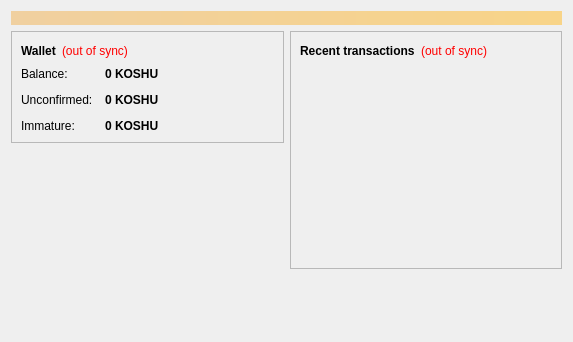
<?xml version="1.0" encoding="UTF-8"?>
<ui version="4.0">
 <class>OverviewPage</class>
 <widget class="QWidget" name="OverviewPage">
  <property name="geometry">
   <rect>
    <x>0</x>
    <y>0</y>
    <width>573</width>
    <height>342</height>
   </rect>
  </property>
  <property name="windowTitle">
   <string>Form</string>
  </property>
  <layout class="QVBoxLayout" name="topLayout">
   <item>
    <widget class="QLabel" name="labelAlerts">
     <property name="visible">
      <bool>false</bool>
     </property>
     <property name="styleSheet">
      <string notr="true">background-color: qlineargradient(x1: 0, y1: 0, x2: 1, y2: 0, stop:0 #F0D0A0, stop:1 #F8D488); color:#000000;</string>
     </property>
     <property name="wordWrap">
      <bool>true</bool>
     </property>
     <property name="margin">
      <number>3</number>
     </property>
    </widget>
   </item>
   <item>
    <layout class="QHBoxLayout" name="horizontalLayout" stretch="1,1">
     <item>
      <layout class="QVBoxLayout" name="verticalLayout_2">
       <item>
        <widget class="QFrame" name="frame">
         <property name="frameShape">
          <enum>QFrame::StyledPanel</enum>
         </property>
         <property name="frameShadow">
          <enum>QFrame::Raised</enum>
         </property>
         <layout class="QVBoxLayout" name="verticalLayout_4">
          <item>
           <layout class="QHBoxLayout" name="horizontalLayout_4">
            <item>
             <widget class="QLabel" name="label_5">
              <property name="font">
               <font>
                <weight>75</weight>
                <bold>true</bold>
               </font>
              </property>
              <property name="text">
               <string>Wallet</string>
              </property>
             </widget>
            </item>
            <item>
             <widget class="QLabel" name="labelWalletStatus">
              <property name="toolTip">
               <string>The displayed information may be out of date. Your wallet automatically synchronizes with the KoshuCoin network after a connection is established, but this process has not completed yet.</string>
              </property>
              <property name="styleSheet">
               <string notr="true">QLabel { color: red; }</string>
              </property>
              <property name="text">
               <string notr="true">(out of sync)</string>
              </property>
              <property name="alignment">
               <set>Qt::AlignLeading|Qt::AlignLeft|Qt::AlignVCenter</set>
              </property>
             </widget>
            </item>
            <item>
             <spacer name="horizontalSpacer_2">
              <property name="orientation">
               <enum>Qt::Horizontal</enum>
              </property>
              <property name="sizeHint" stdset="0">
               <size>
                <width>40</width>
                <height>20</height>
               </size>
              </property>
             </spacer>
            </item>
           </layout>
          </item>
          <item>
           <layout class="QFormLayout" name="formLayout_2">
            <property name="fieldGrowthPolicy">
             <enum>QFormLayout::AllNonFixedFieldsGrow</enum>
            </property>
            <property name="horizontalSpacing">
             <number>12</number>
            </property>
            <property name="verticalSpacing">
             <number>12</number>
            </property>
            <item row="0" column="0">
             <widget class="QLabel" name="label">
              <property name="text">
               <string>Balance:</string>
              </property>
             </widget>
            </item>
            <item row="0" column="1">
             <widget class="QLabel" name="labelBalance">
              <property name="font">
               <font>
                <weight>75</weight>
                <bold>true</bold>
               </font>
              </property>
              <property name="cursor">
               <cursorShape>IBeamCursor</cursorShape>
              </property>
              <property name="toolTip">
               <string>Your current balance</string>
              </property>
              <property name="text">
               <string notr="true">0 KOSHU</string>
              </property>
              <property name="textInteractionFlags">
               <set>Qt::LinksAccessibleByMouse|Qt::TextSelectableByKeyboard|Qt::TextSelectableByMouse</set>
              </property>
             </widget>
            </item>
            <item row="1" column="0">
             <widget class="QLabel" name="label_3">
              <property name="text">
               <string>Unconfirmed:</string>
              </property>
             </widget>
            </item>
            <item row="1" column="1">
             <widget class="QLabel" name="labelUnconfirmed">
              <property name="font">
               <font>
                <weight>75</weight>
                <bold>true</bold>
               </font>
              </property>
              <property name="cursor">
               <cursorShape>IBeamCursor</cursorShape>
              </property>
              <property name="toolTip">
               <string>Total of transactions that have yet to be confirmed, and do not yet count toward the current balance</string>
              </property>
              <property name="text">
               <string notr="true">0 KOSHU</string>
              </property>
              <property name="textInteractionFlags">
               <set>Qt::LinksAccessibleByMouse|Qt::TextSelectableByKeyboard|Qt::TextSelectableByMouse</set>
              </property>
             </widget>
            </item>
            <item row="2" column="0">
             <widget class="QLabel" name="labelImmatureText">
              <property name="text">
               <string>Immature:</string>
              </property>
             </widget>
            </item>
            <item row="2" column="1">
             <widget class="QLabel" name="labelImmature">
              <property name="font">
               <font>
                <weight>75</weight>
                <bold>true</bold>
               </font>
              </property>
              <property name="toolTip">
               <string>Mined balance that has not yet matured</string>
              </property>
              <property name="text">
               <string notr="true">0 KOSHU</string>
              </property>
              <property name="textInteractionFlags">
               <set>Qt::LinksAccessibleByMouse|Qt::TextSelectableByKeyboard|Qt::TextSelectableByMouse</set>
              </property>
             </widget>
            </item>
           </layout>
          </item>
         </layout>
        </widget>
       </item>
       <item>
        <spacer name="verticalSpacer">
         <property name="orientation">
          <enum>Qt::Vertical</enum>
         </property>
         <property name="sizeHint" stdset="0">
          <size>
           <width>20</width>
           <height>40</height>
          </size>
         </property>
        </spacer>
       </item>
      </layout>
     </item>
     <item>
      <layout class="QVBoxLayout" name="verticalLayout_3">
       <item>
        <widget class="QFrame" name="frame_2">
         <property name="frameShape">
          <enum>QFrame::StyledPanel</enum>
         </property>
         <property name="frameShadow">
          <enum>QFrame::Raised</enum>
         </property>
         <layout class="QVBoxLayout" name="verticalLayout">
          <item>
           <layout class="QHBoxLayout" name="horizontalLayout_2">
            <item>
             <widget class="QLabel" name="label_4">
              <property name="text">
               <string>&lt;b&gt;Recent transactions&lt;/b&gt;</string>
              </property>
             </widget>
            </item>
            <item>
             <widget class="QLabel" name="labelTransactionsStatus">
              <property name="toolTip">
               <string>The displayed information may be out of date. Your wallet automatically synchronizes with the KoshuCoin network after a connection is established, but this process has not completed yet.</string>
              </property>
              <property name="styleSheet">
               <string notr="true">QLabel { color: red; }</string>
              </property>
              <property name="text">
               <string notr="true">(out of sync)</string>
              </property>
              <property name="alignment">
               <set>Qt::AlignRight|Qt::AlignTrailing|Qt::AlignVCenter</set>
              </property>
             </widget>
            </item>
            <item>
             <spacer name="horizontalSpacer">
              <property name="orientation">
               <enum>Qt::Horizontal</enum>
              </property>
              <property name="sizeHint" stdset="0">
               <size>
                <width>40</width>
                <height>20</height>
               </size>
              </property>
             </spacer>
            </item>
           </layout>
          </item>
          <item>
           <widget class="QListView" name="listTransactions">
            <property name="styleSheet">
             <string notr="true">QListView { background: transparent; }</string>
            </property>
            <property name="frameShape">
             <enum>QFrame::NoFrame</enum>
            </property>
            <property name="verticalScrollBarPolicy">
             <enum>Qt::ScrollBarAlwaysOff</enum>
            </property>
            <property name="horizontalScrollBarPolicy">
             <enum>Qt::ScrollBarAlwaysOff</enum>
            </property>
            <property name="selectionMode">
             <enum>QAbstractItemView::NoSelection</enum>
            </property>
           </widget>
          </item>
         </layout>
        </widget>
       </item>
       <item>
        <spacer name="verticalSpacer_2">
         <property name="orientation">
          <enum>Qt::Vertical</enum>
         </property>
         <property name="sizeHint" stdset="0">
          <size>
           <width>20</width>
           <height>40</height>
          </size>
         </property>
        </spacer>
       </item>
      </layout>
     </item>
    </layout>
   </item>
  </layout>
 </widget>
 <resources/>
 <connections/>
</ui>
